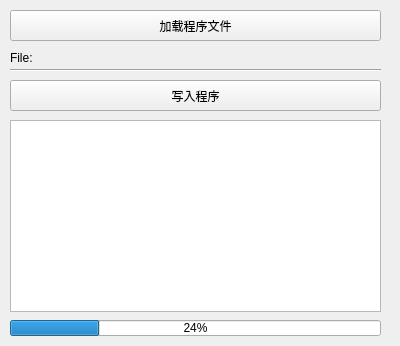
<?xml version="1.0" encoding="UTF-8"?>
<ui version="4.0">
 <class>Update_page</class>
 <widget class="QWidget" name="Update_page">
  <property name="geometry">
   <rect>
    <x>0</x>
    <y>0</y>
    <width>400</width>
    <height>346</height>
   </rect>
  </property>
  <property name="windowTitle">
   <string>更新程序</string>
  </property>
  <widget class="QPushButton" name="pushButton_loadFile">
   <property name="geometry">
    <rect>
     <x>10</x>
     <y>10</y>
     <width>371</width>
     <height>31</height>
    </rect>
   </property>
   <property name="text">
    <string>加载程序文件</string>
   </property>
  </widget>
  <widget class="QPushButton" name="pushButton_flash_program">
   <property name="geometry">
    <rect>
     <x>10</x>
     <y>80</y>
     <width>371</width>
     <height>31</height>
    </rect>
   </property>
   <property name="text">
    <string>写入程序</string>
   </property>
  </widget>
  <widget class="Line" name="line">
   <property name="geometry">
    <rect>
     <x>10</x>
     <y>60</y>
     <width>371</width>
     <height>20</height>
    </rect>
   </property>
   <property name="orientation">
    <enum>Qt::Horizontal</enum>
   </property>
  </widget>
  <widget class="QListWidget" name="listWidget_proc_info">
   <property name="geometry">
    <rect>
     <x>10</x>
     <y>120</y>
     <width>371</width>
     <height>192</height>
    </rect>
   </property>
  </widget>
  <widget class="QLabel" name="label_loaded_file">
   <property name="geometry">
    <rect>
     <x>10</x>
     <y>50</y>
     <width>371</width>
     <height>16</height>
    </rect>
   </property>
   <property name="text">
    <string>File:</string>
   </property>
  </widget>
  <widget class="QProgressBar" name="progressBar">
   <property name="geometry">
    <rect>
     <x>10</x>
     <y>320</y>
     <width>371</width>
     <height>16</height>
    </rect>
   </property>
   <property name="value">
    <number>24</number>
   </property>
  </widget>
 </widget>
 <resources/>
 <connections/>
</ui>
